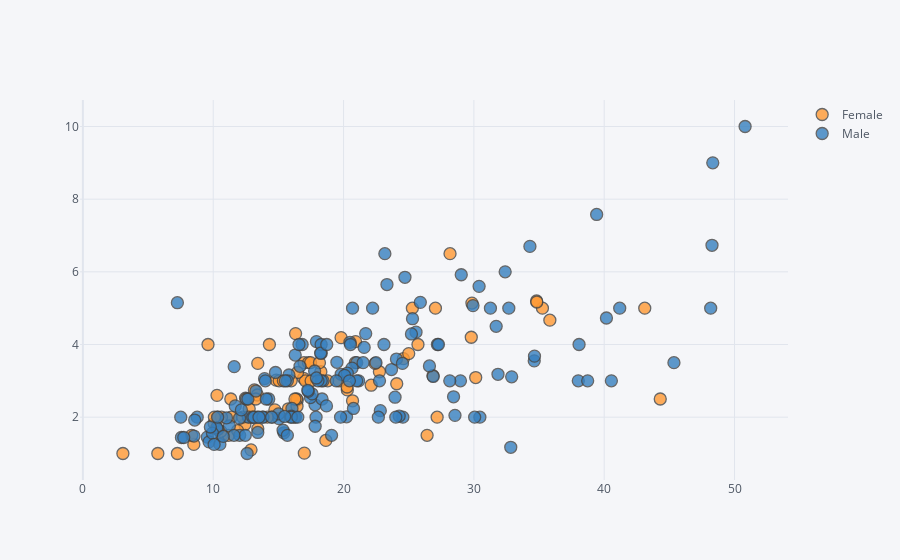

Notebook code cell kept with this figure:
### Code cell
tips.iplot(kind='scatter',x='total_bill',y='tip',mode='markers',categories='sex' )

### Figure 1 — Plotly figure (JSON) as saved in the notebook; plotly's stock layout.template omitted (floating-point values rounded to 4 significant figures; data arrays with more than 128 entries replaced by an {"elided": "..."} marker saying what was removed)
{"data": [{"marker": {"color": "rgba(255, 153, 51, 1.0)", "line": {"width": 1.3}, "opacity": 0.8, "size": 12, "symbol": "circle"}, "mode": "markers", "name": "Female", "textfont": {"color": "#4D5663"}, "type": "scatter", "x": [16.99, 24.59, 35.26, 14.83, 10.33, 16.97, 20.29, 15.77, 19.65, 15.06, 20.69, 16.93, 10.29, 34.81, 26.41, 16.45, 3.07, 17.07, 26.86, 25.28, 14.73, 10.07, 34.83, 5.75, 16.32, 22.75, 11.35, 15.38, 44.3, 22.42, 20.92, 14.31, 7.25, 25.71, 17.31, 10.65, 12.43, 24.08, 13.42, 12.48, 29.8, 14.52, 11.38, 20.27, 11.17, 12.26, 18.26, 8.51, 10.33, 14.15, 13.16, 17.47, 27.05, 16.43, 8.35, 18.64, 11.87, 29.85, 25, 13.39, 16.21, 17.51, 10.59, 10.63, 9.6, 20.9, 18.15, 19.81, 43.11, 13, 12.74, 13, 16.4, 16.47, 12.76, 13.27, 28.17, 12.9, 30.14, 13.42, 15.98, 16.27, 10.09, 22.12, 35.83, 27.18, 18.78], "y": [1.01, 3.61, 5, 3.02, 1.67, 3.5, 2.75, 2.23, 3, 3, 2.45, 3.07, 2.6, 5.2, 1.5, 2.47, 1, 3, 3.14, 5, 2.2, 1.83, 5.17, 1, 4.3, 3.25, 2.5, 3, 2.5, 3.48, 4.08, 4, 1, 4, 3.5, 1.5, 1.8, 2.92, 1.68, 2.52, 4.2, 2, 2, 2.83, 1.5, 2, 3.25, 1.25, 2, 2, 2.75, 3.5, 5, 2.3, 1.5, 1.36, 1.63, 5.14, 3.75, 2.61, 2, 3, 1.61, 2, 4, 3.5, 3.5, 4.19, 5, 2, 2.01, 2, 2.5, 3.23, 2.23, 2.5, 6.5, 1.1, 3.09, 3.48, 3, 2.5, 2, 2.88, 4.67, 2, 3]}, {"marker": {"color": "rgba(55, 128, 191, 1.0)", "line": {"width": 1.3}, "opacity": 0.8, "size": 12, "symbol": "circle"}, "mode": "markers", "name": "Male", "textfont": {"color": "#4D5663"}, "type": "scatter", "x": {"elided": "157 float values"}, "y": {"elided": "157 float values"}}], "layout": {"legend": {"bgcolor": "#F5F6F9", "font": {"color": "#4D5663"}}, "paper_bgcolor": "#F5F6F9", "plot_bgcolor": "#F5F6F9", "title": {"font": {"color": "#4D5663"}}, "xaxis": {"gridcolor": "#E1E5ED", "showgrid": true, "tickfont": {"color": "#4D5663"}, "title": {"font": {"color": "#4D5663"}, "text": ""}, "zerolinecolor": "#E1E5ED"}, "yaxis": {"gridcolor": "#E1E5ED", "showgrid": true, "tickfont": {"color": "#4D5663"}, "title": {"font": {"color": "#4D5663"}, "text": ""}, "zerolinecolor": "#E1E5ED"}}}
